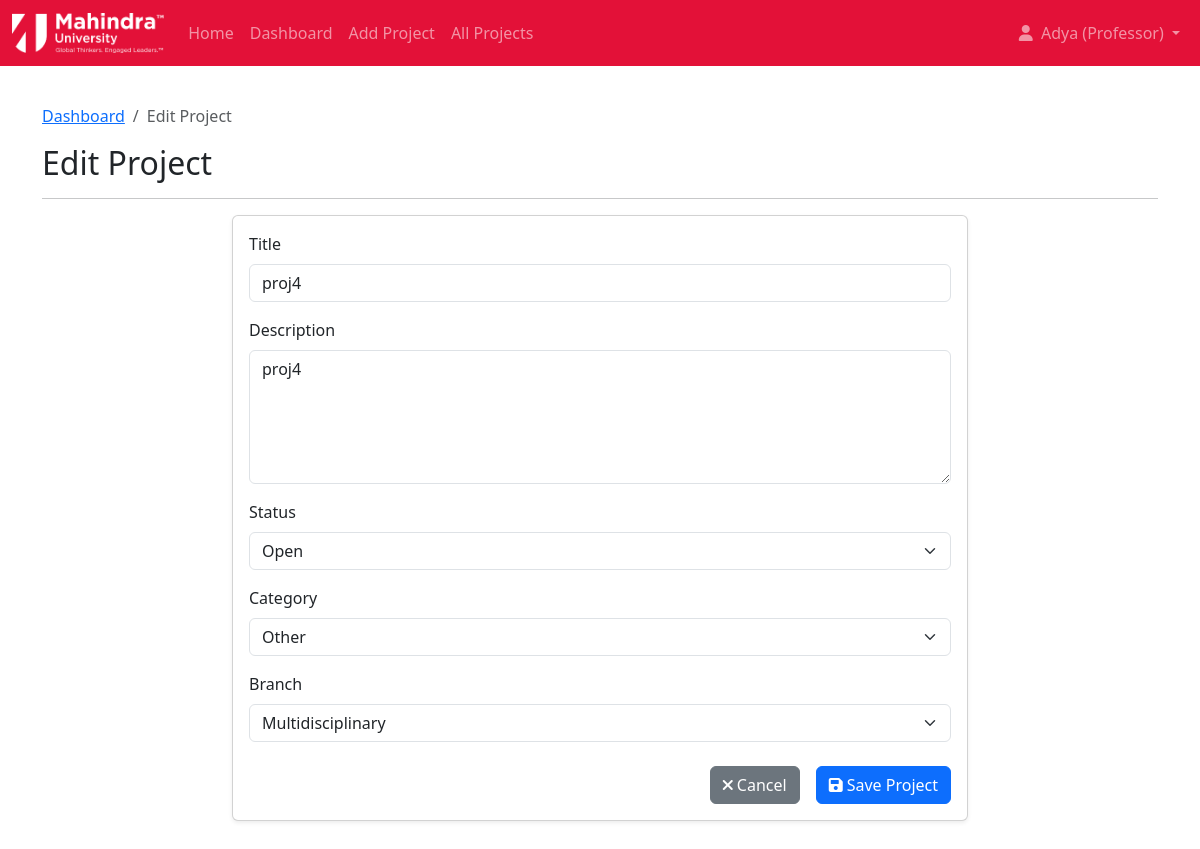
/professor/projects/edit/7/ (signed in), run on the app's committed database.
### portal/models.py (models this page shows, shortened)
class User(AbstractBaseUser, PermissionsMixin):
    email = models.EmailField(unique=True)
    name = models.CharField(max_length=150)
    usertype = models.CharField(max_length=10, choices=[('student', 'Student'), ('professor', 'Professor')])
    is_staff = models.BooleanField(default=False) # Required for Django admin
    is_active = models.BooleanField(default=True) # Required for Django auth
    date_joined = models.DateTimeField(default=timezone.now)
    USERNAME_FIELD = 'email' # Use email for login
    REQUIRED_FIELDS = ['name'] # Required fields when creating user via createsuperuser
    objects = CustomUserManager() # Assign the custom manager

class Project(models.Model):
    title = models.CharField(max_length=200)
    description = models.TextField()
    professorid = models.ForeignKey(User, on_delete=models.CASCADE, related_name='projects_led', limit_choices_to={'usertype': 'professor'}, db_column='professorid')
    professorname = models.CharField(max_length=150)
    status_choices = [
        ('Open', 'Open'),
        ('Closed', 'Closed'),
        ('InProgress', 'In Progress'),
    ]
    status = models.CharField(max_length=10, choices=status_choices, default='Open')
    category_choices = [
        ('Research', 'Research'),
        ('Development', 'Software Development'),
        ('Design', 'Design'),
        ('DataAnalysis', 'Data Analysis'),
        ('Other', 'Other'),
    ]
    category = models.CharField(max_length=20, choices=category_choices, default='Other')
    branch_choices = [
        ('CS', 'Computer Science'),
        ('ECE', 'Electronics & Comm.'),
        ('ME', 'Mechanical Eng.'),
        ('CE', 'Civil Eng.'),
        ('EE', 'Electrical Eng.'),
        ('CH', 'Chemical Eng.'),
        ('AE', 'Aerospace Eng.'),
        ('BT', 'Biotechnology'),
        ('Multi', 'Multidisciplinary'),
    ]
    branch = models.CharField(max_length=5, choices=branch_choices, default='Multi')
    created_at = models.DateTimeField(auto_now_add=True)
    updated_at = models.DateTimeField(auto_now=True)

### portal/views.py (the view)
# urls.py: path('professor/projects/edit/<int:project_id>/', views.edit_project_view, name='edit_project'),
@professor_required
def edit_project_view(request, project_id):
    project = get_object_or_404(Project, pk=project_id, professorid=request.user)
    if request.method == 'POST':
        form = ProjectForm(request.POST, instance=project)
        if form.is_valid():
            form.save()
            messages.success(request, f'Project "{project.title}" updated successfully.')
            return redirect('professor_dashboard')
        else:
            messages.error(request, 'Please correct the errors below.')
    else:
        form = ProjectForm(instance=project)
    return render(request, 'portal/project_form.html', {'form': form, 'form_title': 'Edit Project'})

### portal/forms.py
class ProjectForm(forms.ModelForm):
    class Meta:
        model = Project
        fields = ['title', 'description', 'status', 'category', 'branch']
        widgets = {
            'title': forms.TextInput(attrs={'class': 'form-control'}),
            'description': forms.Textarea(attrs={'rows': 5, 'class': 'form-control'}),
            'status': forms.Select(attrs={'class': 'form-select'}),
            'category': forms.Select(attrs={'class': 'form-select'}),
            'branch': forms.Select(attrs={'class': 'form-select'}),
        }

### templates/portal/project_form.html (shortened to what this page needs)
{% extends 'base.html' %}
{% block content %}
<nav aria-label="breadcrumb">
    <ol class="breadcrumb">
        <li class="breadcrumb-item"><a href="{% url 'professor_dashboard' %}">Dashboard</a></li>
        <li class="breadcrumb-item active" aria-current="page">{{ form_title }}</li>
    </ol>
</nav>
<h2>{{ form_title }}</h2>
<hr>
<div class="row justify-content-center">
    <div class="col-md-8">
        <div class="card shadow-sm">
            <div class="card-body">
                <form method="post" novalidate>
                    {% for field in form %}
                        <div class="mb-3">
                            <label for="{{ field.id_for_label }}" class="form-label">{{ field.label }}</label>
                            {{ field }}
                        </div>
                    {% endfor %}
                    <div class="d-grid gap-2 d-md-flex justify-content-md-end mt-4">
                        <a href="{% url 'professor_dashboard' %}" class="btn btn-secondary me-md-2"><i class="fas fa-times me-1"></i>Cancel</a>
                        <button type="submit" class="btn btn-primary"><i class="fas fa-save me-1"></i>Save Project</button>
                    </div>
                </form>
            </div>
        </div>
    </div>
</div>
{% endblock %}

### templates/partials/_navbar.html (shortened to what this page needs)
{% load static %}
<nav class="navbar navbar-expand-lg navbar-dark fixed-top" style="background-color: #e31138 !important;">
    <div class="container-fluid">
        <a class="navbar-brand" href="{% url 'home' %}">
            <img src="{% static 'img/mahindra_logo.png' %}" alt="Mahindra University" style="height: 40px;">
        </a>
        <div class="collapse navbar-collapse" id="navbarNav">
            <ul class="navbar-nav me-auto mb-2 mb-lg-0">
                <li class="nav-item">
                    <a class="nav-link {% if request.resolver_match.url_name == 'home' %}active{% endif %}" href="{% url 'home' %}">Home</a>
                </li>
                {% if user.is_authenticated %}
                    {% if user.usertype == 'student' %}
                        <li class="nav-item">
                            <a class="nav-link {% if request.resolver_match.url_name == 'student_dashboard' %}active{% endif %}" href="{% url 'student_dashboard' %}">Dashboard</a>
                        </li>
                        <li class="nav-item">
                            <a class="nav-link {% if request.resolver_match.url_name == 'project_list' %}active{% endif %}" href="{% url 'project_list' %}">Browse Projects</a>
                        </li>
                            <li class="nav-item">
                            <a class="nav-link {% if request.resolver_match.url_name == 'application_history' %}active{% endif %}" href="{% url 'application_history' %}">My Applications</a>
                        </li>
                    {% elif user.usertype == 'professor' %}
                        <li class="nav-item">
                            <a class="nav-link {% if request.resolver_match.url_name == 'professor_dashboard' %}active{% endif %}" href="{% url 'professor_dashboard' %}">Dashboard</a>
                        </li>
                        <li class="nav-item">
                            <a class="nav-link {% if request.resolver_match.url_name == 'add_project' %}active{% endif %}" href="{% url 'add_project' %}">Add Project</a>
                        </li>
                         <li class="nav-item">
                            <a class="nav-link {% if request.resolver_match.url_name == 'project_list' %}active{% endif %}" href="{% url 'project_list' %}">All Projects</a>
                        </li>
                    {% endif %}
                {% else %}
                    <li class="nav-item">
                        <a class="nav-link {% if request.resolver_match.url_name == 'project_list' %}active{% endif %}" href="{% url 'project_list' %}">View Projects</a>
                    </li>
                {% endif %}
            </ul>
            <ul class="navbar-nav ms-auto mb-2 mb-lg-0">
                    {% if user.is_authenticated %}
                    <li class="nav-item dropdown">
                        <a class="nav-link dropdown-toggle" href="#" role="button" data-bs-toggle="dropdown" aria-expanded="false">
                        <i class="fas fa-user me-1"></i> {{ user.name|truncatechars:20 }} ({{ user.usertype|title }})
                        </a>
                    </li>
                {% endif %}
            </ul>
        </div>
    </div>
</nav>

### static/css/style.css (style rules this page uses)
body { display: flex; flex-direction: column; min-height: 100vh; }
html, body { margin: 0 !important; padding: 0 !important; }
.navbar { margin-top: 0 !important; background-color: #e31138 !important; }

### data on the page
User: name "Adya", usertype "Professor"
Project: form "proj4" "proj4" "Open" "Other" "Multidisciplinary"

### other printed values
{{ field.label }} "Title" "Description" "Status" "Category" "Branch"
